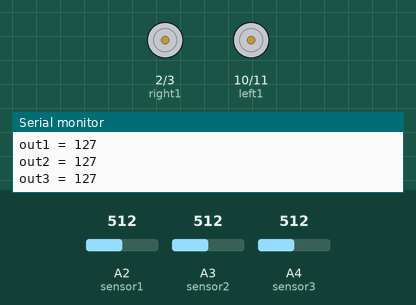
Simulated run of this sketch. Board: Arduino Uno, built with avr-gcc and run on an emulated ATmega328P. On the bench: motor-driver pin pairs drawn as motors (green arrow = first pin HIGH = forward, orange = second pin HIGH = backward, longer = more drive), the last lines printed to the serial monitor. The inputs (shaded band) are chosen by the test bench; at power-on: A2 (sensor1) = 512, A3 (sensor2) = 512, A4 (sensor3) = 512.

Above: at 1.2 s.
1.3 s: A2 (sensor1) set to 791
2.8 s: A2 (sensor1) set to 821
At 3.8 s:
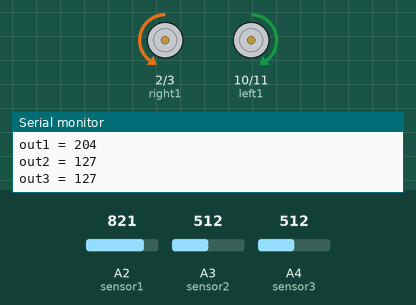
4.3 s: A3 (sensor2) set to 812
7.3 s: A3 (sensor2) set to 819
At 8.0 s:
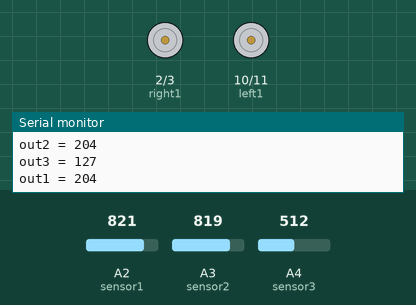
8.8 s: A4 (sensor3) set to 811
10.3 s: A4 (sensor3) set to 830
At 11.5 s:
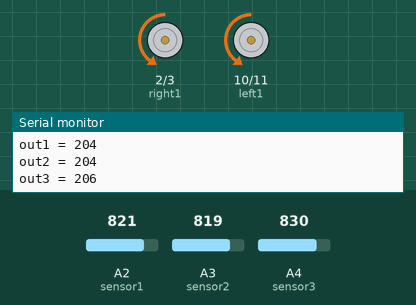
Timing chart, 0 to 12.8 s (numbered marks = the images above; inputs shaded):
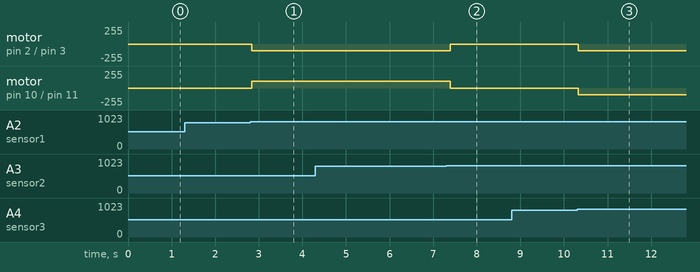

Measured:
- the behaviour switches between 806 and 807 on A2 (sensor1) (found by bisection; images 0 and 1)
- the behaviour switches between 818 and 819 on A3 (sensor2) (found by bisection; images 1 and 2)
- the behaviour switches between 822 and 823 on A4 (sensor3) (found by bisection; images 2 and 3)
- after the input at 2.8 s, motor on pin 2 (right1) / pin 3 (right2): stopped → backward 100/255 at once; motor on pin 10 (left1) / pin 11 (left2): stopped → forward 100/255 at once
- after the input at 7.3 s, motor on pin 2 (right1) / pin 3 (right2): backward 100/255 → stopped after 0.09 s; motor on pin 10 (left1) / pin 11 (left2): forward 100/255 → stopped after 0.09 s
- after the input at 10.3 s, motor on pin 2 (right1) / pin 3 (right2), motor on pin 10 (left1) / pin 11 (left2): stopped → backward 100/255 at once

The sketch:

Two_Motors_Three_Sensors.ino
```cpp
int left1 = 10;
int left2 = 11;
int right1 = 2;
int right2 = 3;
int sensor1 = A2;
int sensor2 = A3;
int sensor3 = A4;

void setup() {
  // put your setup code here, to run once:
  pinMode(left1, OUTPUT);
  pinMode(left2, OUTPUT);
  pinMode(right1, OUTPUT);
  pinMode(right2, OUTPUT);
  pinMode(sensor1, INPUT);
  pinMode(sensor2, INPUT);
  pinMode(sensor3, INPUT);
  Serial.begin(9600);
}

int out1 = 0;
int out2 = 0;
int out3 = 0;

int val1;
int val2;
int val3;

void loop() {
  // put your main code here, to run repeatedly:
  val1 = analogRead(sensor1);
  val2 = analogRead(sensor2);
  val3 = analogRead(sensor3);

  out1 = map(val1, 0, 1023, 0, 255);
  Serial.print("out1 = ");
  Serial.println(out1);
  out2 = map(val2, 0, 1023, 0, 255);
  Serial.print("out2 = ");
  Serial.println(out2);
  out3 = map(val3, 0, 1023, 0, 255);
  Serial.print("out3 = ");
  Serial.println(out3);

  if (out1 > 200 && out1 > out2 && out1 > out3){
    analogWrite(left1, 100);
    digitalWrite(left2, LOW);
    analogWrite(right2, 100);
    digitalWrite(right1, LOW);
  }
  else if (out2 > 200 && out2 > out1 && out2 > out3){
    analogWrite(left1, 100);
    digitalWrite(left2, LOW);
    analogWrite(right1, 100);
    digitalWrite(right2, LOW);
  }
  else if (out3 > 200 && out3 > out1 && out3 > out2){
    analogWrite(left2, 100);
    digitalWrite(left1, LOW);
    analogWrite(right2, 100);
    digitalWrite(right1, LOW);
  }
  else{
    digitalWrite(left1, LOW);
    digitalWrite(left2, LOW);
    digitalWrite(right2, LOW);
    digitalWrite(right1, LOW);
  }
  delay(100);
}
```
